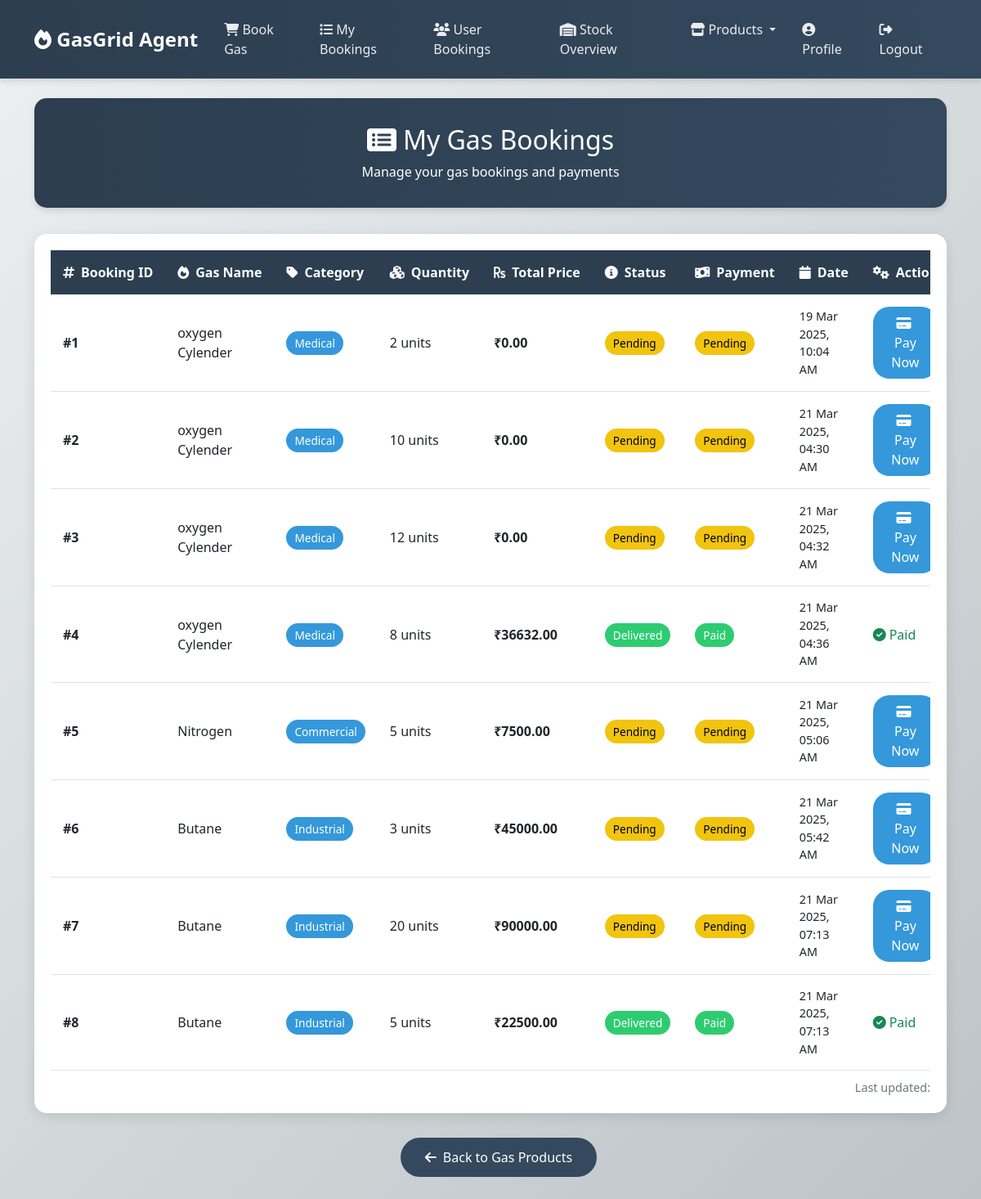
Page /Agent/my-bookings/ (signed in) on the earlier database version.
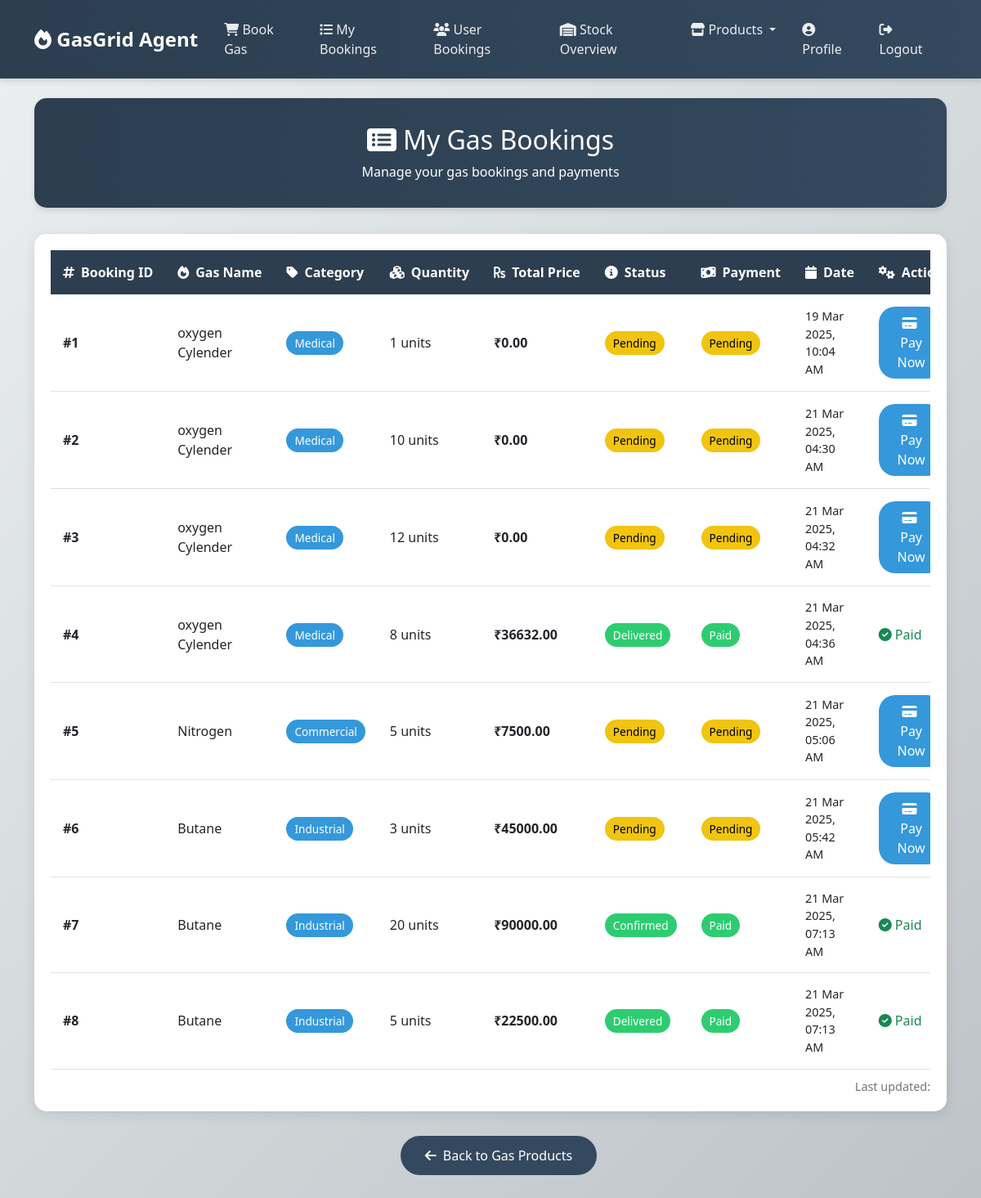
Same page on the later database version.
### Agent/models.py (models this page shows)
class GasBookAgent(models.Model):
    STATUS_CHOICES = [
        ("Pending", "Pending"),
        ("Confirmed", "Confirmed"),
        ("Delivered", "Delivered"),
        ("Canceled", "Canceled"),
    ]
    PAYMENT_CHOICES = [
        ("Pending", "Pending"),
        ("Paid", "Paid"),
    ]
    agent = models.ForeignKey(Agent, on_delete=models.CASCADE)  # Agent who booked
    gas_product = models.ForeignKey(Gas, on_delete=models.CASCADE)  # Gas product booked
    quantity = models.PositiveIntegerField()  # Quantity booked
    booking_date = models.DateTimeField(auto_now_add=True)  # Booking date
    total_price = models.DecimalField(max_digits=10, decimal_places=2, default=0.00)  # Total cost
    payment_status = models.CharField(max_length=20, choices=PAYMENT_CHOICES, default="Pending")  # Payment status
    booking_status = models.CharField(max_length=20, choices=STATUS_CHOICES, default="Pending")  # Booking status

### Admin/models.py (models this page shows)
class Gas(models.Model):
    CATEGORY_CHOICES = [
        ('Industrial', 'Industrial'),
        ('Commercial', 'Commercial'),
        ('Medical', 'Medical'),
    ]
    name = models.CharField(max_length=200, unique=True)
    category = models.CharField(max_length=50, choices=CATEGORY_CHOICES)
    quantity = models.PositiveIntegerField(help_text="Quantity available in stock",null=True, blank=True)
    initial_quantity = models.PositiveIntegerField(help_text="Initial quantity added")
    weight= models.CharField(max_length=50)
    retailer_price = models.DecimalField(max_digits=10, decimal_places=2, help_text="Price per unit")
    added_on = models.DateTimeField(auto_now_add=True)

### Agent/views.py (the view)
# urls.py: path("my-bookings/", views.agent_bookings, name="agent_bookings"),
def agent_bookings(request):
    if 'agid' not in request.session:
        messages.error(request, "You must be logged in as an agent!")
        return redirect("Agent:agent_login")
    agent = Agent.objects.get(id=request.session['agid'])
    bookings = GasBookAgent.objects.filter(agent=agent).select_related("gas_product")
    return render(request, "Agent/agent_bookings.html", {"bookings": bookings})

### Agent/templates/Agent/agent_bookings.html (shortened to what the changed rows need)
<!DOCTYPE html>
<html lang="en">
<head>
    <link href="https://cdn.jsdelivr.net/npm/bootstrap@5.3.0/dist/css/bootstrap.min.css" rel="stylesheet">
    <link href="https://cdnjs.cloudflare.com/ajax/libs/font-awesome/6.4.0/css/all.min.css" rel="stylesheet">
</head>
<body>
    <div class="container mt-4">
        <div class="page-header text-center">
            <h2><i class="fas fa-list-alt me-2"></i>My Gas Bookings</h2>
        </div>
        <div class="bookings-card">
            <div class="table-responsive">
                <table class="table">
                    <thead>
                        <tr>
                            <th><i class="fas fa-hashtag me-2"></i>Booking ID</th>
                            <th><i class="fas fa-fire me-2"></i>Gas Name</th>
                            <th><i class="fas fa-tag me-2"></i>Category</th>
                            <th><i class="fas fa-cubes me-2"></i>Quantity</th>
                            <th><i class="fas fa-rupee-sign me-2"></i>Total Price</th>
                            <th><i class="fas fa-info-circle me-2"></i>Status</th>
                            <th><i class="fas fa-money-bill-wave me-2"></i>Payment</th>
                            <th><i class="fas fa-calendar me-2"></i>Date</th>
                            <th><i class="fas fa-cogs me-2"></i>Action</th>
                        </tr>
                    </thead>
                    <tbody>
                        {% for booking in bookings %}
                        <tr>
                            <td class="booking-id">#{{ booking.id }}</td>
                            <td class="gas-name">{{ booking.gas_product.name }}</td>
                            <td><span class="category-badge">{{ booking.gas_product.category }}</span></td>
                            <td>{{ booking.quantity }} units</td>
                            <td class="price-column">₹{{ booking.total_price }}</td>
                            <td>
                                <span
                                    class="status-badge {% if booking.booking_status == 'Pending' %}status-pending{% else %}status-confirmed{% endif %}">
                                    {{ booking.booking_status }}
                                </span>
                            </td>
                            <td>
                                <span
                                    class="status-badge {% if booking.payment_status == 'Pending' %}status-pending{% else %}status-paid{% endif %}">
                                    {{ booking.payment_status }}
                                </span>
                            </td>
                            <td class="date-time">{{ booking.booking_date|date:"d M Y, h:i A" }}</td>
                            <td>
                                {% if booking.payment_status == "Pending" %}
                                <a href="{% url 'Agent:payment_page' booking.id %}" class="btn btn-pay">
                                    <i class="fas fa-credit-card me-1"></i>Pay Now
                                </a>
                                {% else %}
                                <span class="text-success">
                                    <i class="fas fa-check-circle me-1"></i>Paid
                                </span>
                                {% endif %}
                            </td>
                        </tr>
                        {% endfor %}
                    </tbody>
                </table>
            </div>
        </div>
    </div>
</body>
</html>

Differences in the rows shown:
changed GasBookAgent "19 Mar 2025, 10:04 AM": quantity "2" → "1"
changed GasBookAgent id 7: booking_status "Pending" → "Confirmed"; payment_status "Pending" → "Paid"; payment_status "Pay Now" → "Paid"
